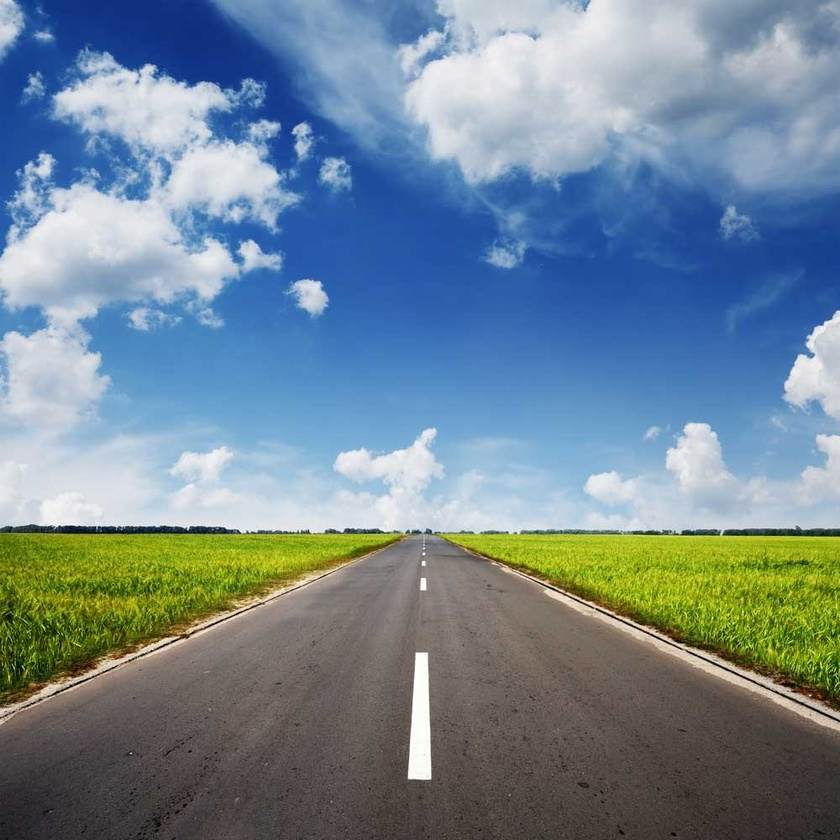
#> input picture HW3/road.jpg, 840 x 840 px, shrunk from 1000 x 1000 before the run, found by its file name
$ python road_lbp_watersed.py
#> lines starting #> are read from the running program, lines starting #| are printed output that depends on the picture
from scipy import signal
import cv2
import numpy as np


def compare(img, sample, high=32, width=8):
    # 儲存指定區塊的sample
    y, x = sample
    s = img[y:y+high, x:x+width]

    # 統計 sample 的 LBP histogram feature vector


    pass


def bit_to_int(matrix):
    # 傳入 3x3  將二進制值轉成十進制, 傳回十進制值
    pos = np.array([[3, 4, 5], [2, 0, 6], [1, 0, 7]])
    weight = np.power(2, pos)
    lbp_value = np.sum(weight * matrix) - 1
    return lbp_value


def lbp(img):
    # 邊緣填充 0
    y, x = img.shape
    con_img = np.zeros((y+2, x+2), dtype=np.uint16)
    con_img[1:y+1, 1:x+1] = img

    # 儲存 lbp image
    lbp_img = np.zeros(img.shape, dtype=np.uint8)

    # 取值
    for j in range(0, y):
        for i in range(0, x):
            # 取 3x3 區塊
            target = con_img[j:j+3, i:i+3]
            bits = np.where(target >= target[1, 1], 1, 0)
            lbp_img[j, i] = bit_to_int(bits)
    return lbp_img


path = "C:/Users/iris2/Desktop/embbeded/HW3/road.jpg"
road = cv2.imread(path)
#> road is the input picture: shape (840, 840, 3); mean B, G, R 146.9, 134.2, 114

gray = cv2.cvtColor(road, cv2.COLOR_BGR2GRAY)
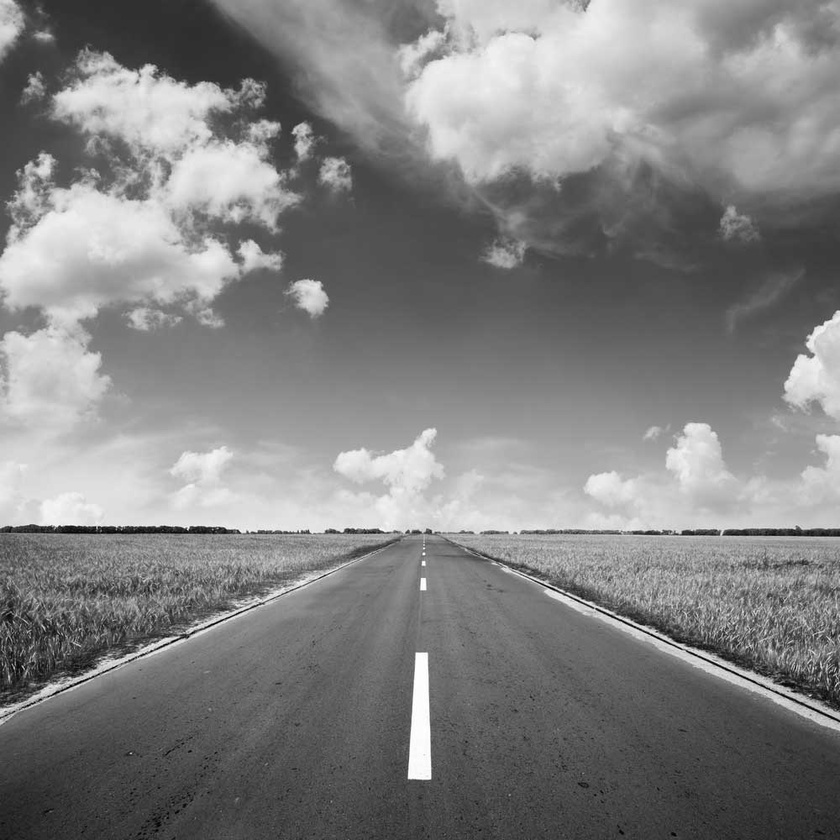
#> gray: shape (840, 840); min 1, max 255, mean 129.6
sobel = cv2.Sobel(gray, ddepth=-1, dx=0, dy=1, ksize=3)
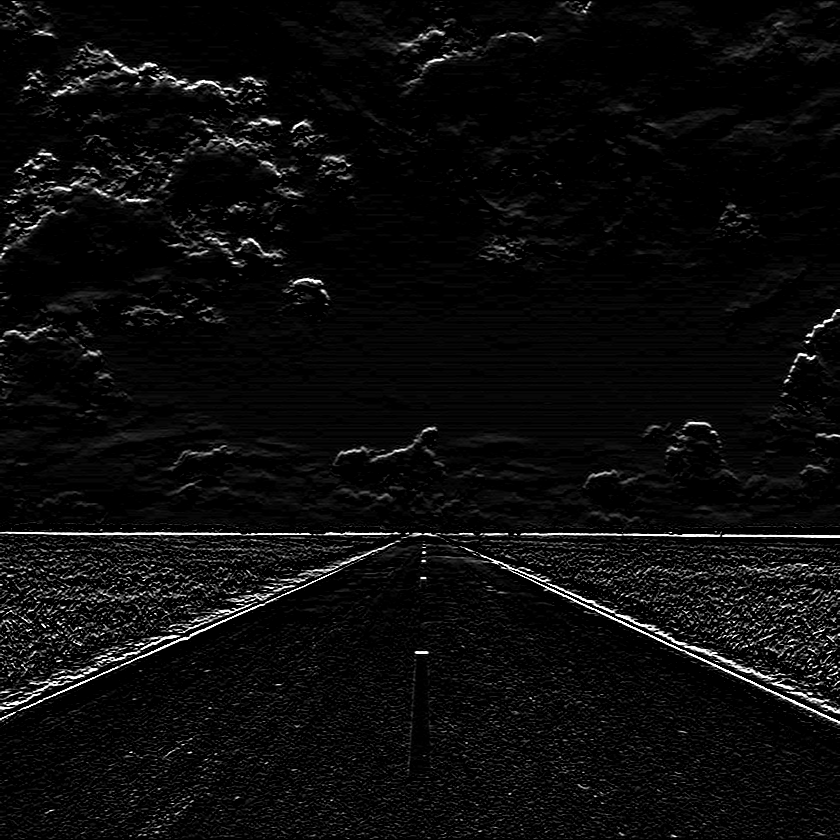
#> sobel: shape (840, 840); min 0, max 255, mean 11.8
print(sobel)
#> (printed output is left out)

# LBP 程式
# road_lbp = lbp(gray)
# compare(road_lbp, sample=(860, 60))

cv2.imshow("test", sobel)
cv2.waitKey(0)
cv2.destroyAllWindows()

# region 32x8
